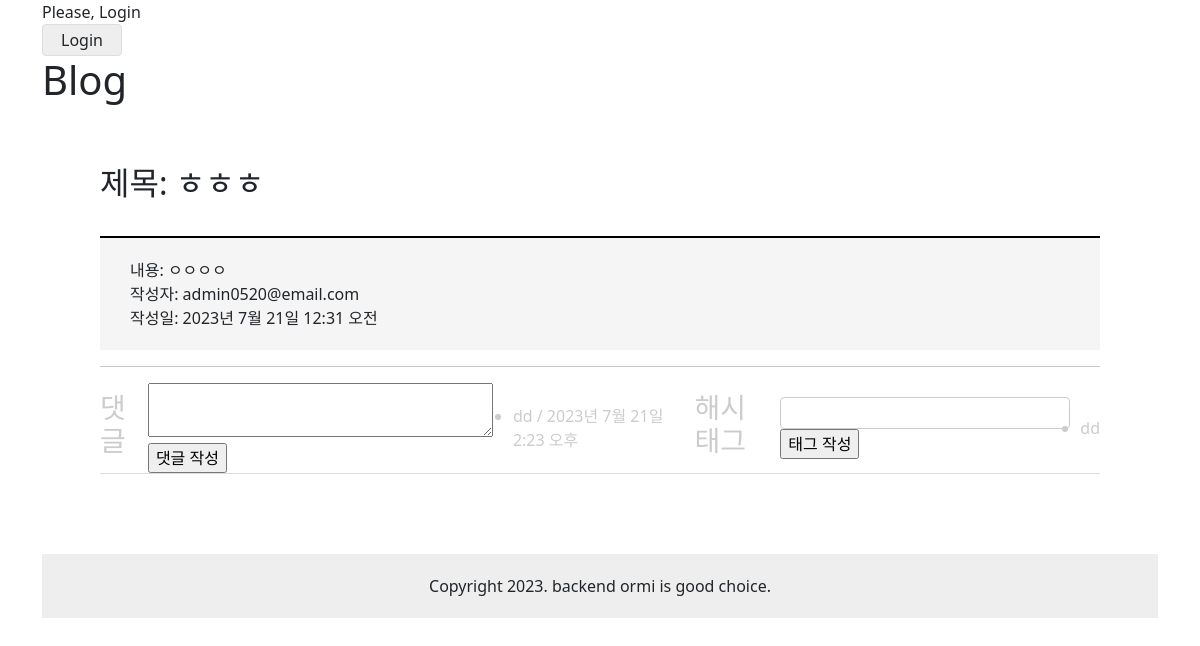
/blog/detail/2/, run on an earlier commit of the app's database.
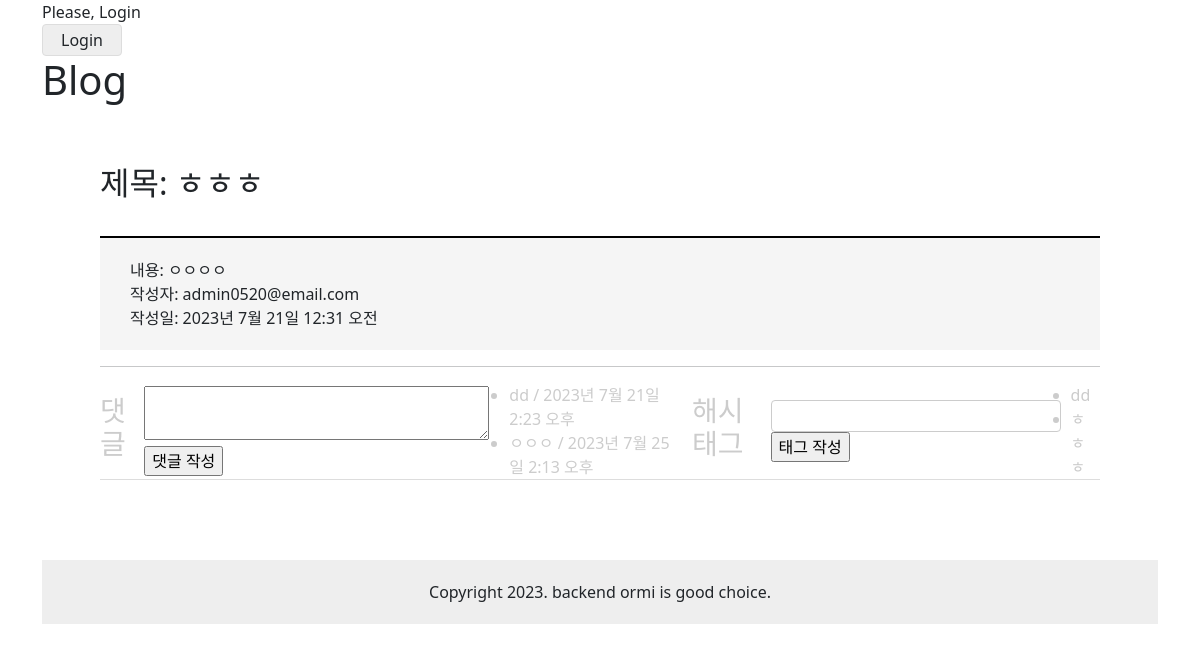
And on a later commit of the database.
### blog/models.py (models this page shows, shortened)
class Comment(models.Model):
    post = models.ForeignKey(Post, on_delete=models.CASCADE)
    content = models.TextField()
    writer = models.ForeignKey(User, on_delete=models.CASCADE)
    created_at = models.DateTimeField(auto_now_add=True)

class HashTag(models.Model):
    post = models.ForeignKey(Post, on_delete=models.CASCADE)
    name = models.CharField(max_length=10)
    writer = models.ForeignKey(User, on_delete=models.CASCADE)
    def __str__(self):
        return self.name

### blog/views.py (the view)
# urls.py: path("detail/<int:pk>/", views.DetailView.as_view(), name='detail' ),
class DetailView(View):
    def get(self, request, pk):
        post = Post.objects.prefetch_related('comment_set', 'hashtag_set').get(pk=pk)
        comments = post.comment_set.all()
        hashtags = post.hashtag_set.all()
        comment_form = CommentForm()
        hashtag_form = HashTagForm()
        context = {
            "title": "Blog",
            'post_id': pk,
            'post_title': post.title,
            'post_content': post.content,
            'post_writer': post.writer,
            'post_created_at': post.created_at,
            'comments': comments,
            'hashtags': hashtags,
            'comment_form': comment_form,
            'hashtag_form': hashtag_form,
        }
        return render(request, 'blog/post_detail.html', context)

### blog/forms.py
class CommentForm(forms.ModelForm):
    class Meta:
        model = Comment
        fields = ['content']
        widgets ={
            'content': forms.Textarea(attrs={'rows':'2', 'cols':'35'})
        }

class HashTagForm(forms.ModelForm):
    class Meta:
        model = HashTag
        fields = ['name']

### blog/templates/blog/post_detail.html (shortened to what this page needs)
{% extends 'base.html' %}
{% load static %}
{% block content %}
<link rel="stylesheet" type="text/css" href="{% static 'css/view.css' %}">
<link rel="stylesheet" type="text/css" href="{% static 'css/common.css' %}">
    <div class="main">
        <h2 class="main-title">제목: {{ post_title }}</h2>
        <div class="view">
            <div class="view-header">
                <p>내용: {{ post_content }}</p>
                <p>작성자: {{ post_writer }}</p>
                <p>작성일: {{ post_created_at }}</p>
            </div>
            <hr>
            <div class="view-info">
                <h3>댓글</h3>
                <form action="{% url 'blog:cm-write' pk=post_id %}" method="post">
                    {% if comment_form.errors %}
                        {% with form=comment_form %}
                            {% include 'blog/form_error.html' %}
                        {% endwith %}
                    {% else %}
                        {{ comment_form.content }}
                    {% endif %}
                    <input type="submit" value="댓글 작성">
                </form>
                <br>
                {% if comments %}
                    <ul>
                        {% for comment in comments %}
                            <li>{{ comment.content }} / {{ comment.created_at }}
                            </li>
                        {% endfor %}
                    </ul>
                {% else %}
                    <p>댓글이 없습니다.</p>
                {% endif %}
                <h3>해시태그</h3>
                <form action="{% url 'blog:tag-write' pk=post_id %}" method="post">
                    {% if hashtag_form.errors %}
                        {% with form=hashtag_form %}
                            {% include 'blog/form_error.html' %}
                        {% endwith %}
                    {% else %}
                        {{ hashtag_form.name }}
                    {% endif %}
                    <input type="submit" value="태그 작성">
                </form>
                {% if hashtags %}
                <ul>
                    {% for hashtag in hashtags %}
                    <li>
                        {{ hashtag }}
                    </li>
                    {% endfor %}
                </ul>
                {% else %}
                <br>
                <p>해시태그가 없습니다.</p>
                {% endif %}
            </div>
        </div>
    </div>
<p class="footer">Copyright 2023. backend ormi is good choice.</p>
{% endblock %}

What changed in the data, as far as the page shows it:
added Comment: content "ㅇㅇㅇ", created_at "2023년 7월 25일 2:13 오후"
added HashTag: name "ㅎㅎㅎ"
